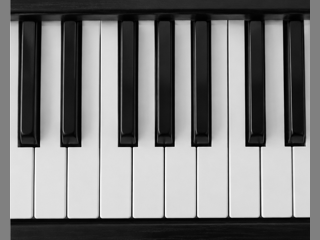
#> input picture assets/piano0.png, 320 x 240 px, found by its file name; its folder holds 3 pictures in this run
$ python image_reference.py
#> lines starting #> are read from the running program, lines starting #| are printed output that depends on the picture
"""Independent numpy reference for on-FPGA edges, profiles, NMS and hysteresis."""
from pathlib import Path
import json
import numpy as np
from PIL import Image
from prepare_assets import ROOT

def analyse(image, sobel, high=96, low=32, gap=12):
    a=np.asarray(image,dtype=np.int64);h,w=a.shape
    gx=np.zeros_like(a);gy=np.zeros_like(a)
    if sobel:
        gx[1:-1,1:-1]=(a[:-2,2:]+2*a[1:-1,2:]+a[2:,2:]-a[:-2,:-2]-2*a[1:-1,:-2]-a[2:,:-2])
        gy[1:-1,1:-1]=(a[2:,:-2]+2*a[2:,1:-1]+a[2:,2:]-a[:-2,:-2]-2*a[:-2,1:-1]-a[:-2,2:])
        edge=np.minimum(255,(abs(gx)+abs(gy))//4)
    else:
        gx[:,1:]=a[:,1:]-a[:,:-1]
        edge=abs(gx)
    raw=abs(gx)[h*7//10:h*17//20+1].sum(axis=0)
    maximum=int(raw.max())
    norm=np.minimum(255,raw*256//maximum) if maximum else raw*0
    candidates=[x for x in range(1,w-1) if norm[x]>norm[x-1] and norm[x]>=norm[x+1]]
    # Connected runs of low-threshold columns are retained only with a high seed.
    keep=[];x=0
    while x<w:
        if norm[x]<low or norm[x]==0: x+=1;continue
        start=x
        while x<w and norm[x]>=low and norm[x]>0: x+=1
        peaks=[p for p in candidates if start<=p<x]
        if not peaks or norm[start:x].max()<high: continue
        best=max(peaks,key=lambda p:int(norm[p]))
        if keep and best-keep[-1]<gap:
            if norm[best]>norm[keep[-1]]: keep[-1]=best
        else: keep.append(best)
    return edge,norm,keep[:16]

def main():
    (ROOT/'build').mkdir(exist_ok=True)
    result={}
    for picture in range(2):
        a=Image.open(ROOT/'assets'/f'piano{picture}.png')
#> a is the input picture: PIL image 320x240 L; min 0, max 254, mean 127
        for mode in range(2):
            edge,profile,keys=analyse(a,mode)
            prefix=ROOT/'assets'/f'expected_{picture}_{mode}'
            prefix.with_suffix('.hex').write_text(''.join(f'{int(x):02x}\n' for x in profile))
            Path(str(prefix)+'_edges.hex').write_text(''.join(f'{int(x):02x}\n' for x in edge.flat))
            Path(str(prefix)+'_keys.hex').write_text(''.join(f'{x:03x}\n' for x in [len(keys),*keys,*([0]*(16-len(keys)))]))
            Image.fromarray(edge.astype('uint8')).save(ROOT/'build'/f'edges_{picture}_{mode}.png')
            result[f'image{picture}_sobel{mode}']=keys
#> this loop made 2 passes
#> (maximum in analyse, keys) on passes 1 to 2: (7090, [10, 35, 66, 100, 133, 165, 197, 229, 261, 293, 310]), (28900, [9, 34, 67, 100, 132, 165, 197, 229, 261, 293, 309])
#> pass 1, in analyse, `edge=abs(gx)`:
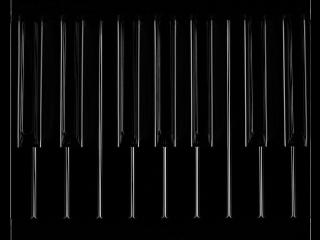
#> edge: shape (240, 320) int64; min 0, max 194, mean 11.9
#> pass 2, in analyse (call 2), `edge=np.minimum(255,(abs(gx)+abs(gy))//4)`:
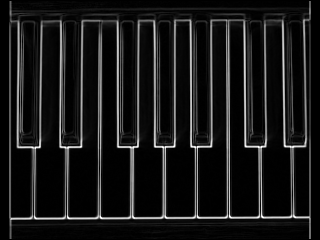
#> edge: shape (240, 320) int64; min 0, max 255, mean 24
#> after the loop, result = {'image0_sobel0': [10, 35, 66, 100, 133, 165, 197, 229, 261, 293, 310], 'image0_sobel1': [9, 34, 67, 100, 132, 165, 197, 229, 261, 293, 309]}
#> pass 2 of the loop in main, `for picture in range(2):`:
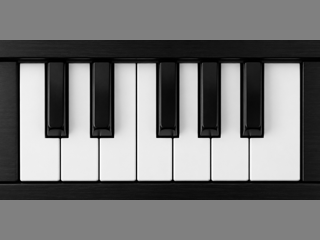
#> input picture assets/piano1.png, 320 x 240 px, found by its file name
#> in main, a is the input picture: PIL image 320x240 L; min 0, max 255, mean 120.7
#> the loop in main, `for mode in range(2):` made 2 passes
#> (maximum in analyse, keys) on passes 1 to 2: (2492, [20, 61, 100, 137, 172, 210, 250, 300]), (12201, [20, 61, 99, 137, 173, 211, 250, 299])
#> pass 1, in analyse (call 3), `edge=abs(gx)`:
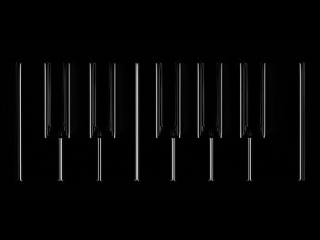
#> edge: shape (240, 320) int64; min 0, max 202, mean 6.3
#> pass 2, in analyse (call 4), `edge=np.minimum(255,(abs(gx)+abs(gy))//4)`:
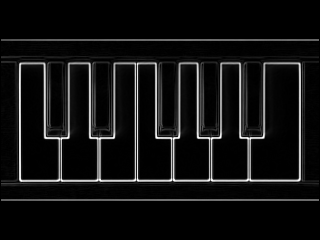
#> edge: shape (240, 320) int64; min 0, max 255, mean 16.6
#> after the loop in main, `for mode in range(2):`: result = {'image0_sobel0': [10, 35, 66, 100, 133, 165, 197, 229, 261, 293, 310], 'image0_sobel1': [9, 34, 67, 100, 132, 165, 197, 229, 261, 293, 309], 'image1_sobel0': [20, 61, 100, 137, 172, 210, 250, 300], 'image1_sobel1': [20, 61, 99, 137, 173, 211, 250, 299]}
    (ROOT/'docs'/'reference_boundaries.json').write_text(json.dumps(result,indent=2))
    print(json.dumps(result,indent=2))
#> (printed output is left out)
if __name__=='__main__': main()
